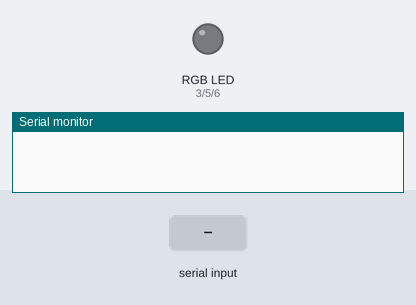
Simulated run of this sketch. Board: Arduino Uno, built with avr-gcc and run on an emulated ATmega328P. On the bench: an RGB LED mixed from three pins (HIGH = lit), the last lines printed to the serial monitor. The inputs (shaded band) are chosen by the test bench. Dim RGB values are drawn brighter than linear.

Above: at 1.2 s.
1.3 s: "90,45,200\n" received over Serial
At 2.1 s:
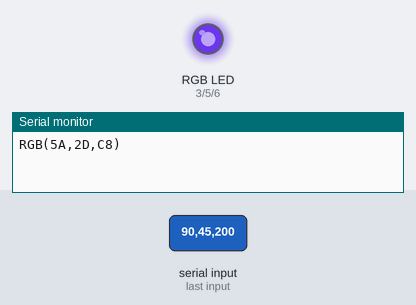
2.8 s: "30,150,10\n" received over Serial
At 3.3 s:
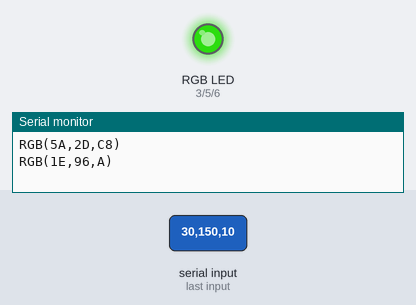
4.3 s: "1,90,45\n" received over Serial
At 5.6 s:
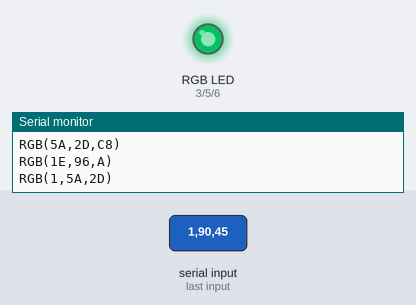
Timing chart, 0 to 7.3 s (numbered marks = the images above; inputs shaded):
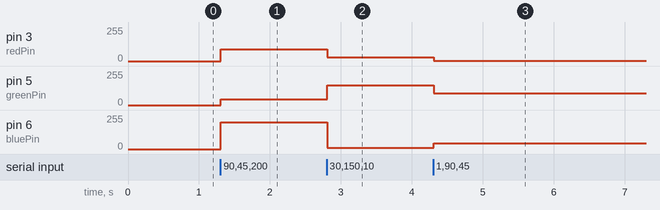

The sketch:

ReadASCIIString.ino
```cpp
/*
  Reading a serial ASCII-encoded string.
  시리얼 통신으로 ASCII 코드 문자열을 읽어 들임

 이 스케치는 Serial 객체의 parseInt() 함수 사용법을 보여 주는
 예제입니다. ','로 분리된 ASCII 문자열이 들어오길 기다렸다가,
 이를 정수로 바꾸고, RGB LED의 밝기를 조절하는데 사용합니다.

 회로: 공통 캐소드 RGB LED를 다음과 같이 연결합니다:
 * Red 아노드: 디지털 3번 핀
 * Green 아노드: 디지털 5번 핀
 * Blue 아노드: 디지털 6번 핀
 * 캐소드: GND

 예제에는 공통 아노드 타입의 RGB LED를 사용하여 아노드를 +5V에
 연결하였는데, 여기에서는 공통 캐소드 타입을 사용하여 캐도드를
 GND로 연결하였습니다.

 회로: 공통 아노드 RGB LED를 다음과 같이 연결합니다:
 * Red 캐소드: 디지털 3번 핀
 * Green 캐소드: 디지털 5번 핀
 * Blue 캐소드: 디지털 6번 핀
 * 아노드: +5V

 2012년 04월 13일 Tom Igoe에 의하여 창작되었습니다

 이 예제 코드는 공유 저작물입니다.

 http://arduino.cc/en/Tutorial/ReadASCIIString
 */

// 공통 아노드 LED를 사용할 경우에는 true로 선언합니다:
#define  COMMON_ANODE  false

// RGB LED 연결을 위한 핀들:
const int redPin = 3;
const int greenPin = 5;
const int bluePin = 6;

void setup() {
  // 시리얼 통신을 위한 초기화를 합니다:
  Serial.begin(9600);
  // 핀들을 출력으로 선언합니다:
  pinMode(redPin, OUTPUT);
  pinMode(greenPin, OUTPUT);
  pinMode(bluePin, OUTPUT);

}

void loop() {
  // 시리얼 포트에 데이터가 있으면, 읽어 들이고:
  while (Serial.available() > 0) {

    // 시리얼 통신 포트로부터 들어온 스트림 데이터에서 유효한
    // 정수 값을 읽어 들여 빨간색 값으로 넣습니다:
    int red = Serial.parseInt();
    // 다음 정수 값을 읽어 들여 녹색 값으로 넣습니다:
    int green = Serial.parseInt();
    // 다음 정수 값을 읽어 들여 청색 값으로 넣습니다:
    int blue = Serial.parseInt();

    // 입력된 문장(문자열)이 끝났음을 알리는 새줄 문자(LF)
    // 를 기다립니다:
    if (Serial.read() == '\n') {
      // 0 ~ 255사이의 값으로 제한하고 값을 255 ~ 0 값으로 뒤집습니다
      // 만약 공통 캐소드 LED를 사용하면, "constrain(color, 0, 255);"만
      // 사용하여도 됩니다.

#if COMMON_ANODE
      red = 255 - constrain(red, 0, 255);
      green = 255 - constrain(green, 0, 255);
      blue = 255 - constrain(blue, 0, 255);
#else
      red = constrain(red, 0, 255);
      green = constrain(green, 0, 255);
      blue = constrain(blue, 0, 255);
#endif

      // LED의 RGB 밝기를 red, green, blue 값으로 설정합니다:
      analogWrite(redPin, red);
      analogWrite(greenPin, green);
      analogWrite(bluePin, blue);

      // 3 숫자를 16 진수(HEX) 값으로"RGB(red, green, blue)" 형태로
      // 시리얼 모니터에 출력합니다:
      Serial.print("RGB(");
      Serial.print(red, HEX);
      Serial.print(",");
      Serial.print(green, HEX);
      Serial.print(",");
      Serial.print(blue, HEX);
      Serial.println(")");
    }
  }
}
```

Measured:
- after the input at 1.3 s, pin 3 (redPin): 0/255 → 90/255 at once; pin 5 (greenPin): 0/255 → 45/255 at once; pin 6 (bluePin): 0/255 → 200/255 at once
- after the input at 2.8 s, pin 3 (redPin): 90/255 → 30/255 at once; pin 5 (greenPin): 45/255 → 150/255 at once; pin 6 (bluePin): 200/255 → 10/255 at once
- after the input at 4.3 s, pin 3 (redPin): 30/255 → 1/255 at once; pin 5 (greenPin): 150/255 → 90/255 at once; pin 6 (bluePin): 10/255 → 45/255 at once
